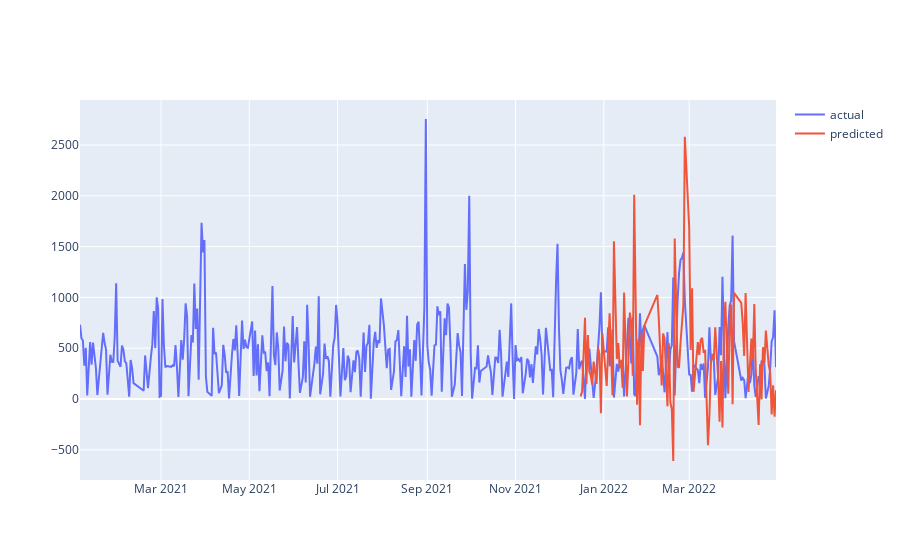

This figure's notebook cell:
### Code cell
fig_predic = go.Figure(data=p_data)
fig_predic.show()

### Figure 1 — Plotly figure (JSON) as saved in the notebook; plotly's stock layout.template omitted (floating-point values rounded to 4 significant figures; data arrays with more than 128 entries replaced by an {"elided": "..."} marker saying what was removed)
{"data": [{"name": "actual", "type": "scatter", "x": {"elided": "394 str values"}, "y": {"elided": "394 int values"}}, {"name": "predicted", "type": "scatter", "x": {"elided": "394 str values"}, "y": {"elided": "394 int values"}}], "layout": {}}
